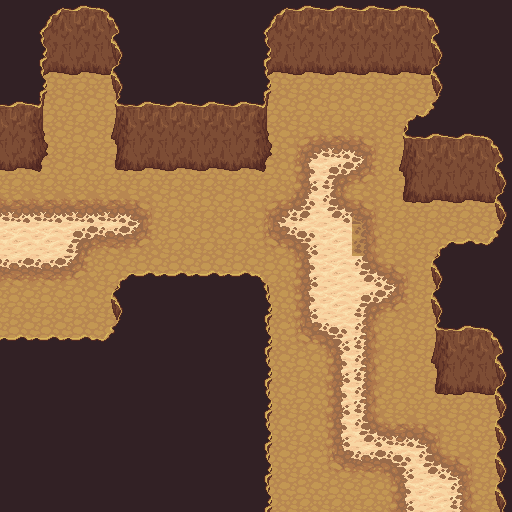

Rendered tile map (Tiled .tmx) drawn with the repository's tilesets; below, a short description and the full map source, tile grids included:
An orthogonal 16x16 tile map with 32x32 px tiles, 3 tile layers (Tile Layer 2, Tile Layer 1, After), 3 tilesets and 5 objects (2x exit, spawn).

<map version="1.2" tiledversion="1.2.1" orientation="orthogonal" renderorder="right-down" width="16" height="16" tilewidth="32" tileheight="32" infinite="0" nextlayerid="17" nextobjectid="12">
 <properties>
  <property name="safe" type="bool" value="false" />
 </properties>
 <tileset firstgid="1" source="sand.tsx" />
 <tileset firstgid="109" source="../assets/lpc_tile_atlas/lpc_tile_atlas.tsx" />
 <tileset firstgid="1133" source="../assets/lpc-beach-desert/lpc-beach-desert.tsx" />
 <objectgroup color="#0000ff" id="4" name="spawn">
  <object id="2" name="start" type="exit" x="299" y="471" width="129" height="40" />
  <object id="6" name="e" type="exit" x="1" y="171" width="63" height="165">
   <properties>
    <property name="exit" value="e" />
    <property name="map" value="01_oasis" />
   </properties>
  </object>
  <object id="8" name="enemy" type="spawn" x="188" y="193" width="65" height="67">
   <properties>
    <property name="count" type="int" value="2" />
    <property name="unit" value="spider" />
   </properties>
  </object>
 </objectgroup>
 <objectgroup color="#ff0000" id="8" name="obstacles">
  <object id="10" x="-1" y="341">
   <properties>
    <property name="collidable" type="bool" value="true" />
   </properties>
   <polygon points="0,0 115,0 115,-21 116,-38 270,-37 268,170 511,172 513,183 0,184" />
  </object>
  <object id="11" x="0" y="170">
   <properties>
    <property name="collidable" type="bool" value="true" />
   </properties>
   <polygon points="0,0 45,-2 46,-95 107,-95 112,0 271,0 271,-93 433,-95 434,-25 401,-24 402,31 498,30 500,100 433,102 435,224 494,225 496,353 513,353 512,-176 2,-169" />
  </object>
 </objectgroup>
 <layer id="15" name="Tile Layer 2" width="16" height="16">
  <data encoding="csv">
0,0,0,0,0,0,0,0,0,0,0,0,0,0,0,0,
0,0,0,0,0,0,0,0,0,0,0,0,0,0,0,0,
0,221,221,221,0,0,0,0,221,221,221,221,221,221,0,0,
0,221,221,221,0,0,0,0,221,221,221,221,221,221,0,0,
0,221,221,221,0,0,0,0,221,29,29,29,221,0,0,0,
221,221,221,221,221,221,221,221,221,29,29,29,221,0,0,0,
29,29,29,29,29,221,221,221,29,29,29,221,221,221,221,221,
29,29,29,29,29,221,221,221,29,29,29,221,221,221,221,221,
29,29,29,221,221,221,221,221,221,29,29,29,29,221,221,0,
221,221,221,221,221,0,0,0,221,29,29,29,29,221,0,0,
221,221,221,221,0,0,0,0,221,29,29,29,221,221,0,0,
0,0,0,0,0,0,0,0,221,221,29,29,221,221,0,0,
0,0,0,0,0,0,0,0,221,221,29,29,221,221,221,221,
0,0,0,0,0,0,0,0,221,221,29,29,29,29,221,221,
0,0,0,0,0,0,0,0,221,221,29,29,29,29,29,221,
0,0,0,0,0,0,0,0,221,221,221,221,29,29,29,221
</data>
 </layer>
 <layer id="14" name="Tile Layer 1" width="16" height="16">
  <data encoding="csv">
0,145,174,144,142,142,142,142,145,174,174,174,174,144,142,142,
0,177,206,176,142,142,142,142,177,206,206,206,206,176,142,142,
0,209,238,208,142,142,142,142,209,238,238,238,238,208,142,142,
174,175,0,173,174,174,174,174,175,0,0,0,0,0,142,142,
206,207,0,205,206,206,206,206,207,125,253,126,0,0,174,144,
238,239,0,237,238,238,238,238,239,222,188,158,205,206,206,176,
253,253,253,253,126,0,0,0,125,254,252,126,237,238,238,208,
0,0,188,189,158,0,0,0,157,190,0,220,0,0,0,0,
189,189,158,0,0,0,0,0,0,222,29,252,126,0,0,0,
0,0,0,0,0,0,0,0,0,222,0,188,158,141,142,142,
110,110,110,112,142,142,142,142,143,157,190,220,0,173,174,144,
142,142,142,142,142,142,142,142,143,0,222,220,0,205,206,176,
142,142,142,142,142,142,142,142,143,0,222,220,0,237,238,208,
142,142,142,142,142,142,142,142,143,0,222,252,253,126,0,141,
142,142,142,142,142,142,142,142,143,0,157,189,190,252,126,141,
142,142,142,142,142,142,142,142,143,0,0,0,222,0,220,141
</data>
 </layer>
 <objectgroup id="12" name="units" />
 <layer id="16" name="After" width="16" height="16">
  <data encoding="csv">
142,0,0,0,0,0,0,0,0,0,0,0,0,0,0,0,
142,0,0,0,0,0,0,0,0,0,0,0,0,0,0,0,
142,0,0,0,0,0,0,0,0,0,0,0,0,0,0,0,
0,0,0,0,0,0,0,0,0,0,0,0,109,112,0,0,
0,0,0,0,0,0,0,0,0,0,0,0,173,174,0,0,
0,0,0,0,0,0,0,0,0,0,0,0,0,0,0,0,
0,0,0,0,0,0,0,0,0,0,0,0,0,0,0,0,
0,0,0,0,0,0,0,0,0,0,0,0,0,109,110,112,
0,0,0,109,110,110,110,110,111,0,0,0,0,141,142,142,
0,0,0,141,142,142,142,142,143,0,0,0,0,0,0,0,
0,0,0,0,0,0,0,0,0,0,0,0,0,0,0,0,
0,0,0,0,0,0,0,0,0,0,0,0,0,0,0,0,
0,0,0,0,0,0,0,0,0,0,0,0,0,0,0,0,
0,0,0,0,0,0,0,0,0,0,0,0,0,0,0,0,
0,0,0,0,0,0,0,0,0,0,0,0,0,0,0,0,
0,0,0,0,0,0,0,0,0,0,0,0,0,0,0,0
</data>
 </layer>
</map>
